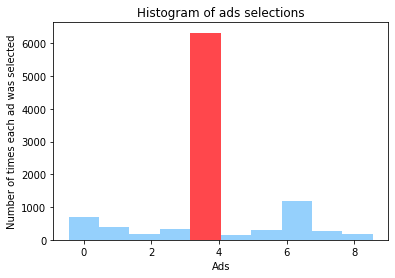

Recreate this plot in Python.
# -*- coding: utf-8 -*-
"""
Created on Sun Dec 29 13:08:50 2019

@author: FartherSkies
"""

# Upper Confidence Bound

# Importing the libraries
import numpy as np
import matplotlib.pyplot as plt
import pandas as pd

# Importing the dataset
dataset = pd.read_csv('Ads_CTR_Optimisation.csv')

# Implementing UCB
import math
N = 10000 # number of rounds, number of "users"
d = 10 # number of arms : ad choices
ads_selected = []
numbers_of_selections = [0] * d # vector zero : initial selection count
sums_of_rewards = [0] * d # sum of rewards of each version of ad at round N
total_reward = 0

for n in range (0, N): # per round
    ad = 0
    max_upper_bound = 0
    for i in range (0, d): # per AD = d, choices / bandits
        if numbers_of_selections[i] > 0:
            average_reward = sums_of_rewards[i] / numbers_of_selections[i]
            '''
            https://www.udemy.com/course/machinelearning/learn/lecture/6017492#questions
            '''
            delta_i = math.sqrt (3/2 * math.log(n+1) / numbers_of_selections[i] )
            # number of times selection was selected by round i
            # n starts at zero
            # 3/2 assumes bell curve
            upper_bound = average_reward + delta_i
        else: # this is a trick, to make sure the first 10 selections are the first 10, give us info
            upper_bound = 1e400
        if upper_bound > max_upper_bound:
            max_upper_bound = upper_bound
            ad = i
    ads_selected.append (ad)
    numbers_of_selections [ad] += 1
    reward = dataset.values [n, ad]
    sums_of_rewards [ad] += reward
    total_reward += reward

print (total_reward) # eventually the algorithm converges into the highest conversion rate AD

from statistics import mode 
print ('AD Number ' + str (mode (ads_selected)+1) + ' has the highest click rate.')


n, bins, patches = plt.hist(ads_selected, bins=d, align='left', color='#95d0fc')
patches[mode (ads_selected)].set_fc('#ff474c')

plt.title('Histogram of ads selections')
plt.xlabel('Ads')
plt.ylabel('Number of times each ad was selected')


plt.show()
